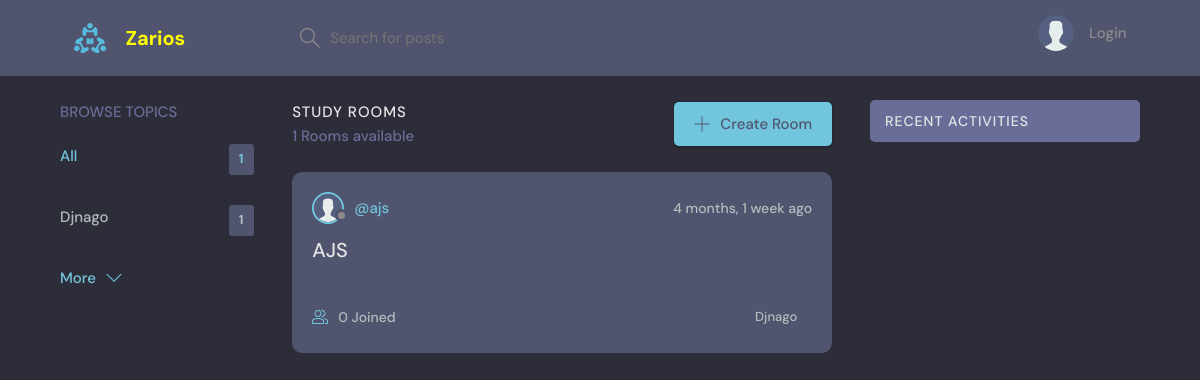
The page / on the database its author committed.
### base/models.py (models this page shows, shortened)
class Topic(models.Model):
    name = models.CharField(max_length=200)

class Room(models.Model):
    host = models.ForeignKey(User, on_delete=models.SET_NULL, null=True)
    topic = models.ForeignKey(Topic, on_delete=models.SET_NULL, null=True)
    name = models.CharField(max_length=200)
    description = models.TextField(null=True, blank=True)
    participants = models.ManyToManyField(
        User, related_name='participants', blank=True)
    updated = models.DateTimeField(auto_now=True)
    created = models.DateTimeField(auto_now_add=True)
    class Meta:
        ordering = ['-updated', '-created']

class User(AbstractUser):
    name = models.CharField(max_length=200, null=True)
    email = models.EmailField(unique=True, null=True)
    bio = models.TextField(null=True)
    avatar = models.ImageField(null=True, default="avatar.svg")
    USERNAME_FIELD = 'email'
    REQUIRED_FIELDS = []

### base/views.py (the view)
# urls.py: path('', views.home, name="home"),
def home(request):
    q = request.GET.get('q') if request.GET.get('q') != None else ''
    rooms = Room.objects.filter(
        Q(topic__name__icontains=q) |
        Q(name__icontains=q) |
        Q(description__icontains=q)
    )
    topics = Topic.objects.all()[0:5]
    room_count = rooms.count()
    room_messages = Message.objects.filter(
        Q(room__topic__name__icontains=q))[0:3]
    context = {'rooms': rooms, 'topics': topics,
               'room_count': room_count, 'room_messages': room_messages}
    return render(request, 'base/home.html', context)

### base/templates/base/home.html (shortened to what this page needs)
{% extends 'main.html' %} {% block content %}
<main class="layout layout--3">
    <div class="container">
        {% include 'base/topics_component.html' %}
        <div class="roomList">
            <div class="roomList__header">
                <div>
                    <h2>Study Rooms</h2>
                    <p>{{room_count}} Rooms available</p>
                </div>
                <a class="btn btn--main" href="{% url 'create-room' %}">
                    <svg
                        version="1.1"
                        xmlns="http://www.w3.org/2000/svg"
                        width="32"
                        height="32"
                        viewBox="0 0 32 32"
                    >
                        <title>add</title>
                        <path
                            d="M16.943 0.943h-1.885v14.115h-14.115v1.885h14.115v14.115h1.885v-14.115h14.115v-1.885h-14.115v-14.115z"
                        ></path>
                    </svg>
                    Create Room
                </a>
            </div>
            {% include 'base/feed_component.html' %}
        </div>
        {% include 'base/activity_component.html' %}
    </div>
</main>
{% endblock %}

### base/templates/base/topics_component.html
<div class="topics">
    <div class="topics__header">
        <h2>Browse Topics</h2>
    </div>
    <ul class="topics__list">
        <li>
            <a href="{% url 'home' %}" class="active">All <span>{{topics.count}}</span></a>
        </li>
        {% for topic in topics %}
        <li>
            <a href="{% url 'home' %}?q={{topic.name}}">{{topic.name}}<span>{{topic.room_set.all.count}}</span></a>
        </li>
        {% endfor %}
    </ul>
    <a class="btn btn--link" href="{% url 'topics' %}">
        More
        <svg version="1.1" xmlns="http://www.w3.org/2000/svg" width="32" height="32" viewBox="0 0 32 32">
            <title>chevron-down</title>
            <path d="M16 21l-13-13h-3l16 16 16-16h-3l-13 13z"></path>
        </svg>
    </a>
</div>

### base/templates/base/feed_component.html (shortened to what this page needs)
{% for room in rooms %}
<div class="roomListRoom">
    <div class="roomListRoom__header">
        <a href="{% url 'user-profile' room.host.id %}" class="roomListRoom__author">
            <div class="avatar avatar--small">
                <img src="{{room.host.avatar.url}}" />
            </div>
            <span>@{{room.host.username}}</span>
        </a>
        <div class="roomListRoom__actions">
            <span>{{room.created|timesince}} ago</span>
        </div>
    </div>
    <div class="roomListRoom__content">
        <a href="{% url 'room' room.id %}">{{room.name}}</a>
    </div>
    <div class="roomListRoom__meta">
        <a href="{% url 'room' room.id %}" class="roomListRoom__joined">
            {{room.participants.all.count}} Joined
        </a>
        <p class="roomListRoom__topic">{{room.topic.name}}</p>
    </div>
</div>
{% endfor %}

### static/styles/style.css (style rules this page uses)
:root { --color-main: #71c6dd; --color-main-light: #e1f6fb; --color-dark: #51546e; --color-dark-medium: #51546e; --color-dark-light: #696d97; --color-light: #e5e5e5; --color-gray: #8b8b8b; --color-light-gray: #b2bdbd; --color-bg: #2d2d39; --color-success: #5dd693; --color-error: #fc4b0b; }
* { font-family: "DM Sans", -apple-system, BlinkMacSystemFont, "Segoe UI", Roboto, Oxygen, Ubuntu, Cantarell, "Open Sans", "Helvetica Neue", sans-serif; margin: 0; padding: 0; box-sizing: border-box; text-rendering: optimizeLegibility; font-size: inherit; }
html { font-size: 56.25%; }
@media only screen and (min-width: 1200px) { html { font-size: 62.5%; } }
body { line-height: 1.6; font-weight: 400; font-size: 1.5rem; color: var(--color-light-gray); background-color: var(--color-bg); min-height: 100vh; }
img { width: 100%; }
a { display: inline-block; color: var(--color-main); text-decoration: none; }
.container { max-width: 120rem; width: 90%; margin: auto; }
.btn { background-color: transparent; border: none; display: inline-flex; align-items: center; gap: 1rem; cursor: pointer; transition: all ease-in-out 0.3s; padding: 1rem 2rem; border-radius: 5px; box-shadow: 1px 1px 3px 1px rgba(0, 0, 0, 0.15); font-weight: 500; }
.btn--link { border-radius: 0; padding: 0; color: var(--color-main); box-shadow: none; }
.btn--main { background-color: var(--color-main); color: var(--color-dark); }
.btn > svg { fill: currentColor; width: 1.6rem; height: 1.6rem; }
.avatar { position: relative; display: inline-block; border-radius: 50%; border: 2px solid var(--color-main); }
.avatar img { display: block; border-radius: 50%; object-fit: cover; object-position: center; }
.avatar::after { content: ""; display: block; position: absolute; background-color: var(--color-gray); z-index: 111; border-radius: 50%; border: 0.3rem solid var(--color-dark); }
.avatar.avatar--small img { width: 2.8rem; height: 2.8rem; }
.avatar.avatar--small:after { width: 0.7rem; height: 0.7rem; bottom: 0px; right: -6px; }
.layout { margin-top: 2.4rem; }
.layout > .container { display: flex; justify-content: space-between; align-items: flex-start; }
.layout--3 > .container > div:first-child { flex-basis: 18%; max-width: 22.5rem; }
.layout--3 > .container > div:nth-child(2) { flex-basis: 50%; }
.topics__header { margin-bottom: 2rem; }
.topics__header h2 { text-transform: uppercase; font-weight: 500; color: var(--color-dark-light); }
.topics__list { list-style: none; }
.topics__list li a { display: flex; justify-content: space-between; margin-bottom: 3rem; font-weight: 500; color: var(--color-light-gray); transition: all 0.3s ease-in-out; }
.topics__list li a.active, .topics__list li a:hover { color: var(--color-main); }
.topics__list li a span { padding: 0.5rem 1rem; background-color: var(--color-dark); border-radius: 3px; font-size: 1.3rem; font-weight: 700; letter-spacing: 1px; }
.roomList__header { display: flex; justify-content: space-between; align-items: center; margin-bottom: 2.4rem; }
.roomList__header h2 { text-transform: uppercase; font-weight: 500; color: var(--color-light); letter-spacing: 1px; }
.roomList__header p { font-weight: 500; color: var(--color-dark-light); }
.roomListRoom { margin-bottom: 2.4rem; background-color: var(--color-dark); border-radius: 1rem; padding: 2rem; }
.roomListRoom__header { display: flex; justify-content: space-between; align-items: center; }
.roomListRoom__author { font-weight: 500; display: flex; align-items: center; gap: 1rem; }
.roomListRoom__actions { display: flex; align-items: flex-start; gap: 1rem; position: relative; }
.roomListRoom__actions span { font-size: 1.4rem; font-weight: 500; }
.roomListRoom__content { margin: 1rem 0; }
.roomListRoom__content a { font-size: 2rem; font-weight: 500; margin-bottom: 1.5rem; color: var(--color-light); transition: all 0.3s ease-in-out; }
.roomListRoom__meta { border-top: 1px solid var(--color-dark-medium); padding-top: 1rem; display: flex; align-items: center; justify-content: space-between; }
.roomListRoom__joined { color: var(--color-light-gray); display: flex; align-items: center; gap: 1rem; font-size: 1.4rem; font-weight: 500; }
.roomListRoom__joined svg { fill: var(--color-main); width: 1.6rem; height: 1.6rem; }
.roomListRoom__topic { padding: 5px 1.5rem; background-color: var(--color-dark-medium); border-radius: 5rem; font-weight: 500; font-size: 1.3rem; }

### rows shown on the page
Topic: name "Djnago", room_set.all.count "1"
Room: host.avatar (placeholder picture), host.username "ajs", created "4 months, 1 week", name "AJS", participants.all.count "0", topic.name "Djnago"

### other values the page prints
{{ topics.count }} "1"
{{ room_count }} "1"
